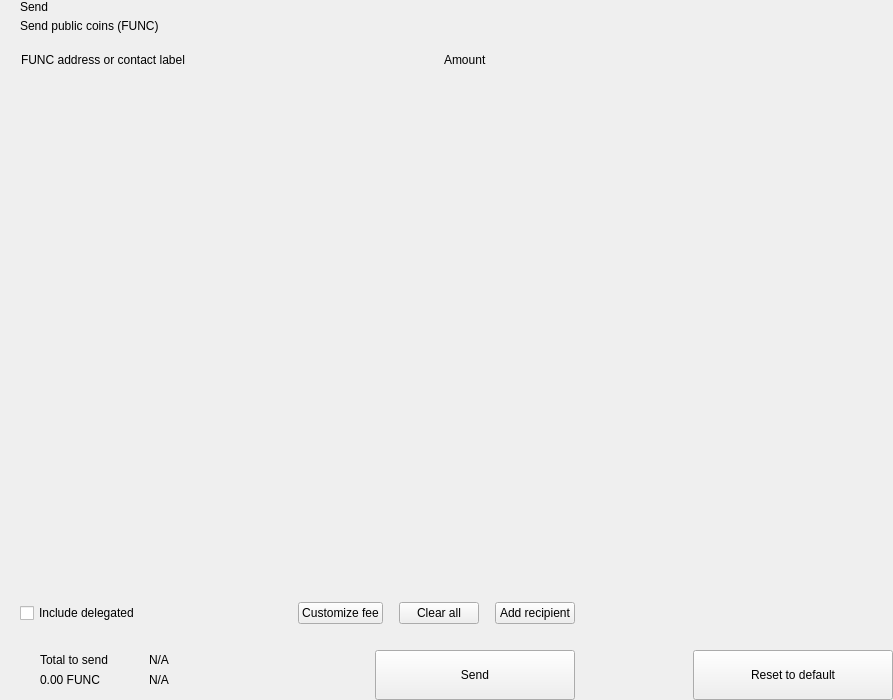
<?xml version="1.0" encoding="UTF-8"?>
<ui version="4.0">
 <class>send</class>
 <widget class="QWidget" name="send">
  <property name="geometry">
   <rect>
    <x>0</x>
    <y>0</y>
    <width>893</width>
    <height>700</height>
   </rect>
  </property>
  <property name="windowTitle">
   <string>Form</string>
  </property>
  <layout class="QHBoxLayout" name="horizontalLayout_2" stretch="2,1">
   <property name="spacing">
    <number>0</number>
   </property>
   <property name="leftMargin">
    <number>0</number>
   </property>
   <property name="topMargin">
    <number>0</number>
   </property>
   <property name="rightMargin">
    <number>0</number>
   </property>
   <property name="bottomMargin">
    <number>0</number>
   </property>
   <item>
    <widget class="QWidget" name="left" native="true">
     <layout class="QVBoxLayout" name="verticalLayout_3">
      <property name="spacing">
       <number>0</number>
      </property>
      <property name="leftMargin">
       <number>0</number>
      </property>
      <property name="topMargin">
       <number>0</number>
      </property>
      <property name="rightMargin">
       <number>0</number>
      </property>
      <property name="bottomMargin">
       <number>0</number>
      </property>
      <item>
       <layout class="QVBoxLayout" name="verticalLayout_22" stretch="0,0,0,1,0,0,0,0">
        <property name="spacing">
         <number>0</number>
        </property>
        <item>
         <layout class="QHBoxLayout" name="horizontalLayout_3">
          <property name="spacing">
           <number>0</number>
          </property>
          <property name="leftMargin">
           <number>20</number>
          </property>
          <property name="rightMargin">
           <number>20</number>
          </property>
          <item>
           <layout class="QVBoxLayout" name="verticalLayout">
            <property name="spacing">
             <number>5</number>
            </property>
            <item>
             <widget class="QLabel" name="labelTitle">
              <property name="text">
               <string>Send</string>
              </property>
              <property name="alignment">
               <set>Qt::AlignLeading|Qt::AlignLeft|Qt::AlignVCenter</set>
              </property>
             </widget>
            </item>
            <item>
             <widget class="QLabel" name="labelSubtitle1">
              <property name="text">
               <string>Send public coins (FUNC)</string>
              </property>
             </widget>
            </item>
           </layout>
          </item>
          <item>
           <spacer name="horizontalSpacer">
            <property name="orientation">
             <enum>Qt::Horizontal</enum>
            </property>
            <property name="sizeHint" stdset="0">
             <size>
              <width>40</width>
              <height>20</height>
             </size>
            </property>
           </spacer>
          </item>
         </layout>
        </item>
        <item>
         <spacer name="verticalSpacer_2">
          <property name="orientation">
           <enum>Qt::Vertical</enum>
          </property>
          <property name="sizeType">
           <enum>QSizePolicy::Fixed</enum>
          </property>
          <property name="sizeHint" stdset="0">
           <size>
            <width>20</width>
            <height>20</height>
           </size>
          </property>
         </spacer>
        </item>
        <item>
         <layout class="QHBoxLayout" name="horizontalLayout" stretch="6,0,2">
          <property name="spacing">
           <number>0</number>
          </property>
          <property name="leftMargin">
           <number>10</number>
          </property>
          <property name="topMargin">
           <number>0</number>
          </property>
          <property name="rightMargin">
           <number>20</number>
          </property>
          <property name="bottomMargin">
           <number>0</number>
          </property>
          <item>
           <widget class="QLabel" name="labelSubtitleAddress">
            <property name="styleSheet">
             <string notr="true">margin-left:8px;</string>
            </property>
            <property name="text">
             <string>FUNC address or contact label</string>
            </property>
           </widget>
          </item>
          <item>
           <spacer name="horizontalSpacer_3">
            <property name="orientation">
             <enum>Qt::Horizontal</enum>
            </property>
            <property name="sizeType">
             <enum>QSizePolicy::Fixed</enum>
            </property>
            <property name="sizeHint" stdset="0">
             <size>
              <width>40</width>
              <height>1</height>
             </size>
            </property>
           </spacer>
          </item>
          <item>
           <widget class="QLabel" name="labelSubtitleAmount">
            <property name="text">
             <string>Amount</string>
            </property>
           </widget>
          </item>
         </layout>
        </item>
        <item>
         <widget class="QScrollArea" name="scrollArea">
          <property name="minimumSize">
           <size>
            <width>0</width>
            <height>350</height>
           </size>
          </property>
          <property name="styleSheet">
           <string notr="true">#scrollArea {
            background:transparent;
            margin-top:10px;
}</string>
          </property>
          <property name="horizontalScrollBarPolicy">
           <enum>Qt::ScrollBarAlwaysOff</enum>
          </property>
          <property name="sizeAdjustPolicy">
           <enum>QAbstractScrollArea::AdjustIgnored</enum>
          </property>
          <property name="widgetResizable">
           <bool>true</bool>
          </property>
          <property name="alignment">
           <set>Qt::AlignLeading|Qt::AlignLeft|Qt::AlignTop</set>
          </property>
          <widget class="QWidget" name="scrollAreaWidgetContents">
           <property name="geometry">
            <rect>
             <x>0</x>
             <y>0</y>
             <width>591</width>
             <height>16</height>
            </rect>
           </property>
           <property name="sizePolicy">
            <sizepolicy hsizetype="Preferred" vsizetype="Maximum">
             <horstretch>0</horstretch>
             <verstretch>0</verstretch>
            </sizepolicy>
           </property>
           <property name="autoFillBackground">
            <bool>false</bool>
           </property>
           <property name="styleSheet">
            <string notr="true">#scrollAreaWidgetContents {
             background:transparent;
             }</string>
           </property>
           <layout class="QVBoxLayout" name="verticalLayout_7">
            <property name="spacing">
             <number>0</number>
            </property>
            <property name="sizeConstraint">
             <enum>QLayout::SetDefaultConstraint</enum>
            </property>
            <property name="leftMargin">
             <number>0</number>
            </property>
            <property name="topMargin">
             <number>0</number>
            </property>
            <property name="rightMargin">
             <number>0</number>
            </property>
            <property name="bottomMargin">
             <number>0</number>
            </property>
           </layout>
          </widget>
         </widget>
        </item>
        <item>
         <spacer name="verticalSpacer_4">
          <property name="orientation">
           <enum>Qt::Vertical</enum>
          </property>
          <property name="sizeType">
           <enum>QSizePolicy::Fixed</enum>
          </property>
          <property name="sizeHint" stdset="0">
           <size>
            <width>20</width>
            <height>20</height>
           </size>
          </property>
         </spacer>
        </item>
        <item>
         <layout class="QHBoxLayout" name="horizontalLayout_20">
          <property name="spacing">
           <number>6</number>
          </property>
          <property name="leftMargin">
           <number>20</number>
          </property>
          <property name="rightMargin">
           <number>20</number>
          </property>
          <item>
           <widget class="QCheckBox" name="checkBoxDelegations">
            <property name="layoutDirection">
             <enum>Qt::LeftToRight</enum>
            </property>
            <property name="text">
             <string>Include delegated</string>
            </property>
           </widget>
          </item>
          <item>
           <spacer name="horizontalSpacer_4">
            <property name="orientation">
             <enum>Qt::Horizontal</enum>
            </property>
            <property name="sizeHint" stdset="0">
             <size>
              <width>10</width>
              <height>20</height>
             </size>
            </property>
           </spacer>
          </item>
          <item>
           <widget class="QPushButton" name="pushButtonFee">
            <property name="focusPolicy">
             <enum>Qt::NoFocus</enum>
            </property>
            <property name="text">
             <string>Customize fee</string>
            </property>
           </widget>
          </item>
          <item>
           <spacer name="horizontalSpacer_11">
            <property name="orientation">
             <enum>Qt::Horizontal</enum>
            </property>
            <property name="sizeType">
             <enum>QSizePolicy::Minimum</enum>
            </property>
            <property name="sizeHint" stdset="0">
             <size>
              <width>10</width>
              <height>20</height>
             </size>
            </property>
           </spacer>
          </item>
          <item>
           <widget class="QPushButton" name="pushButtonClear">
            <property name="focusPolicy">
             <enum>Qt::NoFocus</enum>
            </property>
            <property name="layoutDirection">
             <enum>Qt::RightToLeft</enum>
            </property>
            <property name="text">
             <string>Clear all</string>
            </property>
           </widget>
          </item>
          <item>
           <spacer name="horizontalSpacer_6">
            <property name="orientation">
             <enum>Qt::Horizontal</enum>
            </property>
            <property name="sizeType">
             <enum>QSizePolicy::Fixed</enum>
            </property>
            <property name="sizeHint" stdset="0">
             <size>
              <width>10</width>
              <height>20</height>
             </size>
            </property>
           </spacer>
          </item>
          <item>
           <widget class="QPushButton" name="pushButtonAddRecipient">
            <property name="focusPolicy">
             <enum>Qt::NoFocus</enum>
            </property>
            <property name="text">
             <string>Add recipient</string>
            </property>
           </widget>
          </item>
         </layout>
        </item>
        <item>
         <spacer name="verticalSpacer">
          <property name="orientation">
           <enum>Qt::Vertical</enum>
          </property>
          <property name="sizeType">
           <enum>QSizePolicy::Fixed</enum>
          </property>
          <property name="sizeHint" stdset="0">
           <size>
            <width>20</width>
            <height>16</height>
           </size>
          </property>
         </spacer>
        </item>
        <item>
         <layout class="QHBoxLayout" name="horizontalLayout_7">
          <property name="rightMargin">
           <number>20</number>
          </property>
          <item>
           <layout class="QHBoxLayout" name="horizontalLayout_10">
            <property name="spacing">
             <number>0</number>
            </property>
            <property name="leftMargin">
             <number>8</number>
            </property>
            <item>
             <widget class="QStackedWidget" name="stackedWidget">
              <property name="minimumSize">
               <size>
                <width>0</width>
                <height>60</height>
               </size>
              </property>
              <property name="maximumSize">
               <size>
                <width>16777215</width>
                <height>60</height>
               </size>
              </property>
              <widget class="QWidget" name="page1">
               <layout class="QVBoxLayout" name="verticalLayout_71" stretch="0">
                <property name="spacing">
                 <number>6</number>
                </property>
                <property name="leftMargin">
                 <number>12</number>
                </property>
                <property name="topMargin">
                 <number>0</number>
                </property>
                <property name="rightMargin">
                 <number>0</number>
                </property>
                <property name="bottomMargin">
                 <number>0</number>
                </property>
                <item>
                 <widget class="QWidget" name="coinWidget" native="true">
                  <property name="minimumSize">
                   <size>
                    <width>0</width>
                    <height>60</height>
                   </size>
                  </property>
                  <property name="maximumSize">
                   <size>
                    <width>16777215</width>
                    <height>60</height>
                   </size>
                  </property>
                  <layout class="QHBoxLayout" name="horizontalLayout_9">
                   <property name="spacing">
                    <number>0</number>
                   </property>
                   <property name="leftMargin">
                    <number>20</number>
                   </property>
                   <property name="topMargin">
                    <number>10</number>
                   </property>
                   <property name="rightMargin">
                    <number>20</number>
                   </property>
                   <property name="bottomMargin">
                    <number>10</number>
                   </property>
                   <item>
                    <layout class="QVBoxLayout" name="verticalSend">
                     <property name="spacing">
                      <number>0</number>
                     </property>
                     <item>
                      <widget class="QLabel" name="labelTitleTotalSend">
                       <property name="text">
                        <string>Total to send</string>
                       </property>
                      </widget>
                     </item>
                     <item>
                      <widget class="QLabel" name="labelAmountSend">
                       <property name="text">
                        <string notr="true">0.00 FUNC</string>
                       </property>
                      </widget>
                     </item>
                    </layout>
                   </item>
                   <item>
                    <spacer name="horizontalSpacer_9">
                     <property name="orientation">
                      <enum>Qt::Horizontal</enum>
                     </property>
                     <property name="sizeType">
                      <enum>QSizePolicy::Fixed</enum>
                     </property>
                     <property name="sizeHint" stdset="0">
                      <size>
                       <width>20</width>
                       <height>20</height>
                      </size>
                     </property>
                    </spacer>
                   </item>
                   <item>
                    <widget class="QLabel" name="labelLine">
                     <property name="minimumSize">
                      <size>
                       <width>1</width>
                       <height>0</height>
                      </size>
                     </property>
                     <property name="maximumSize">
                      <size>
                       <width>1</width>
                       <height>16777215</height>
                      </size>
                     </property>
                     <property name="text">
                      <string/>
                     </property>
                    </widget>
                   </item>
                   <item>
                    <spacer name="horizontalSpacer_10">
                     <property name="orientation">
                      <enum>Qt::Horizontal</enum>
                     </property>
                     <property name="sizeType">
                      <enum>QSizePolicy::Fixed</enum>
                     </property>
                     <property name="sizeHint" stdset="0">
                      <size>
                       <width>20</width>
                       <height>20</height>
                      </size>
                     </property>
                    </spacer>
                   </item>
                   <item>
                    <layout class="QVBoxLayout" name="verticalRemaining">
                     <property name="spacing">
                      <number>0</number>
                     </property>
                     <item>
                      <widget class="QLabel" name="labelTitleTotalRemaining">
                       <property name="text">
                        <string notr="true">N/A</string>
                       </property>
                      </widget>
                     </item>
                     <item>
                      <widget class="QLabel" name="labelAmountRemaining">
                       <property name="text">
                        <string notr="true">N/A</string>
                       </property>
                      </widget>
                     </item>
                    </layout>
                   </item>
                  </layout>
                 </widget>
                </item>
               </layout>
              </widget>
              <widget class="QWidget" name="page_2"/>
             </widget>
            </item>
           </layout>
          </item>
          <item>
           <spacer name="horizontalSpacer_5">
            <property name="orientation">
             <enum>Qt::Horizontal</enum>
            </property>
            <property name="sizeType">
             <enum>QSizePolicy::Expanding</enum>
            </property>
            <property name="sizeHint" stdset="0">
             <size>
              <width>40</width>
              <height>20</height>
             </size>
            </property>
           </spacer>
          </item>
          <item alignment="Qt::AlignBottom">
           <widget class="QPushButton" name="pushButtonSave">
            <property name="minimumSize">
             <size>
              <width>200</width>
              <height>50</height>
             </size>
            </property>
            <property name="maximumSize">
             <size>
              <width>200</width>
              <height>50</height>
             </size>
            </property>
            <property name="focusPolicy">
             <enum>Qt::NoFocus</enum>
            </property>
            <property name="text">
             <string>Send</string>
            </property>
           </widget>
          </item>
         </layout>
        </item>
       </layout>
      </item>
     </layout>
    </widget>
   </item>
   <item>
    <widget class="QWidget" name="right" native="true">
     <layout class="QVBoxLayout" name="verticalLayout_5">
      <property name="leftMargin">
       <number>0</number>
      </property>
      <property name="topMargin">
       <number>0</number>
      </property>
      <property name="rightMargin">
       <number>0</number>
      </property>
      <property name="bottomMargin">
       <number>0</number>
      </property>
      <item>
       <layout class="QVBoxLayout" name="verticalLayout_4">
        <property name="spacing">
         <number>6</number>
        </property>
        <item>
         <widget class="OptionButton" name="btnCoinControl" native="true">
          <property name="minimumSize">
           <size>
            <width>0</width>
            <height>50</height>
           </size>
          </property>
         </widget>
        </item>
        <item>
         <widget class="OptionButton" name="btnChangeAddress" native="true">
          <property name="minimumSize">
           <size>
            <width>0</width>
            <height>50</height>
           </size>
          </property>
         </widget>
        </item>
        <item>
         <widget class="OptionButton" name="btnUri" native="true">
          <property name="minimumSize">
           <size>
            <width>0</width>
            <height>50</height>
           </size>
          </property>
         </widget>
        </item>
        <item>
         <spacer name="verticalSpacer_5">
          <property name="orientation">
           <enum>Qt::Vertical</enum>
          </property>
          <property name="sizeHint" stdset="0">
           <size>
            <width>20</width>
            <height>40</height>
           </size>
          </property>
         </spacer>
        </item>
        <item>
         <layout class="QHBoxLayout" name="horizontalLayout_8">
          <item>
           <spacer name="horizontalSpacer_7">
            <property name="orientation">
             <enum>Qt::Horizontal</enum>
            </property>
            <property name="sizeHint" stdset="0">
             <size>
              <width>40</width>
              <height>20</height>
             </size>
            </property>
           </spacer>
          </item>
          <item>
           <widget class="QPushButton" name="pushButtonReset">
            <property name="minimumSize">
             <size>
              <width>200</width>
              <height>50</height>
             </size>
            </property>
            <property name="maximumSize">
             <size>
              <width>200</width>
              <height>50</height>
             </size>
            </property>
            <property name="focusPolicy">
             <enum>Qt::NoFocus</enum>
            </property>
            <property name="text">
             <string>Reset to default</string>
            </property>
           </widget>
          </item>
         </layout>
        </item>
       </layout>
      </item>
     </layout>
    </widget>
   </item>
  </layout>
 </widget>
 <customwidgets>
  <customwidget>
   <class>OptionButton</class>
   <extends>QWidget</extends>
   <header>qt/func/optionbutton.h</header>
   <container>1</container>
  </customwidget>
 </customwidgets>
 <resources/>
 <connections/>
</ui>
